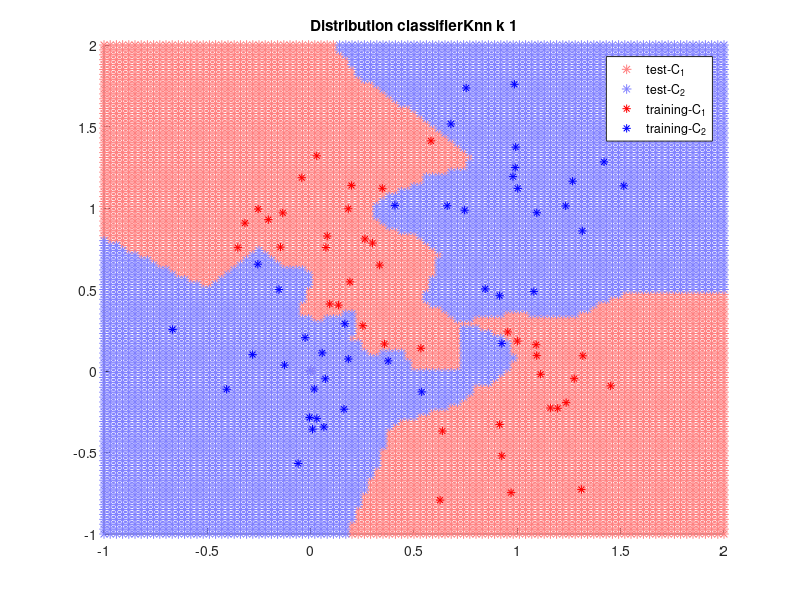

The MATLAB script that drew this image: (Note: a time limit stopped this script after it produced the figure.)
#! /usr/bin/octave -qf

global mu = [0, 1; 1, 0; 0, 0; 1, 1];
global sigma = sqrt(0.1);
global nSampPerClass = 40;


# Generate samples
function _samples = generateSamples()
	global mu;
	global sigma;
	global nSampPerClass;

	_samples = [];
	samplesC1X = [];
	samplesC1Y = [];
	samplesC2X = [];
	samplesC2Y = [];

	subC1 = [[], []; [], []];
	subC2 = [[], []; [], []];
	for p = 1:2
		for d = 1:2
			myMu = mu(p, d);
			for s = 1:nSampPerClass
				subC1(p, d, s) = myMu + sigma*randn;
			endfor
		endfor
	endfor
	for p = 1:2
		for d = 1:2
			myMu = mu(2+p, d);
			for s = 1:nSampPerClass
				subC2(p, d, s) = myMu + sigma*randn;
			endfor
		endfor
	endfor

	for s = 1:nSampPerClass
		ci = 1 + mod(s, 2);
		x = subC1(ci, 1, s);
		y = subC1(ci, 2, s);
		samplesC1X(end+1) = x;
		samplesC1Y(end+1) = y;
	endfor

	for s = 1:nSampPerClass
		ci = 1 + mod(s, 2);
		x = subC2(ci, 1, s);
		y = subC2(ci, 2, s);
		samplesC2X(end+1) = x;
		samplesC2Y(end+1) = y;
	endfor

	_samples = [samplesC1Y; samplesC1X; samplesC2Y; samplesC2X];
endfunction


# measure distance between two data points
function _distance = distance(p1, p2)
	_distance = norm(p1-p2);
endfunction

# convenience function to access a datapoint
function _point = getPoint(data, index)
	_point = [data(index, 1), data(index, 2)];
endfunction



# 9.1 k Nearest Neighbors

function _knn = knn(dataTrainingC, point, k)
	distances = [];
	n = length(dataTrainingC);
	for i = 1:n # iterate over all training points
		x = getPoint(dataTrainingC, i); # training data point
		t = dataTrainingC(i, 3); # label
		# add distance and target of current point
		distances = [distances; distance(point, x), t];
	endfor
	distances = sortrows(distances); # sort rows (by first column -> sort by distance ascending)
	distances(k+1:end,:)=[]; # delete everything except the first k rows
	s = sum(distances, 1); # sum along the cols
	s(:,1) = []; # keep only the label sum
	_knn = round(s / k);
endfunction


# 9.2 Parzen Windows

function _pn = pn(dataTrainingC, point, parzenSigma)
	classesWeighted = [0, 0];
	n = length(dataTrainingC);
	for i = 1:n # iterate over all training points
		x = getPoint(dataTrainingC, i); # training data point
		t = dataTrainingC(i, 3); # label
		# add distance and target of current point
		classesWeighted(t) += 1 / sqrt(2*pi*parzenSigma^2) * exp(-distance(point, x)^2 / (2*parzenSigma^2));
	endfor
	if classesWeighted(1) > classesWeighted(2)
		_pn = 1;
	else
		_pn = 2;
	endif
endfunction



# 9.3 RBF Network

function _phi = phi(x, rbfMu, rbfSigma)
	_phi = exp(-1 * distance(x, rbfMu)^2 / 2 * rbfSigma^2);
endfunction

# calculate the k centroids
function _centroids = kmeans(dataTrainingC, k)
	n = length(dataTrainingC);
	# pick random data points as initial centroids
	t = [];
	for i = 1:k
		index = unidrnd(n);
		t = [t; getPoint(dataTrainingC, index)];
	endfor
	# update cenroids
	for i = 1:(10 * n)
		index = unidrnd(n);
		# choose data point
		x = getPoint(dataTrainingC, index);

		# determine closest centroid
		distances = [];
		for j = 1:length(t)
			distances = [distances; distance(x, t(j,:)), j];
		endfor
		distances = sortrows(distances);
		jnearest = distances(1,2);
		nearest = t(jnearest,:);

		# update centroid
		nearest = nearest + (1 / n) * (x - nearest);
		t(jnearest,:) = nearest;
	endfor
	_centroids = t;
endfunction


function plotClsDist(dataTrainingP, testC1, testC2, name)
	global mySamples;
	global stepSize;

	distSymbSize = 40 * sqrt(stepSize);

	f = figure('Visible', 'off');
	hold on
	if length(testC1) > 0
		plot(testC1'(1,:), testC1'(2,:), '*', 'color', [1.0 0.5 0.5], 'markersize', distSymbSize);
	endif
	if length(testC2) > 0
		plot(testC2'(1,:)', testC2'(2,:), '*', 'color', [0.5 0.5 1.0], 'markersize', distSymbSize);
	endif

	plot(dataTrainingP(1,:), dataTrainingP(2,:), '*', 'color', [1.0 0.0 0.0]);
	plot(dataTrainingP(3,:), dataTrainingP(4,:), '*', 'color', [0.0 0.0 1.0]);
	title(strrep(strcat("Distribution_", name), "_", " "));
	legend(["test-C_1"; "test-C_2"; "training-C_1"; "training-C_2"]);
	print(strcat("out_", strrep(name, ".", ""), ".png"), "-dpng");
	hold off
endfunction


function _classifiedGrid = classifyGrid(dataTrainingC, classifier)
	global stepSize;

	_classifiedGrid = [];

	steps = -1 : stepSize : 2;
	for x = steps
		for y = steps
			tdi = length(_classifiedGrid) + 1;
			_classifiedGrid(tdi, 1) = x;
			_classifiedGrid(tdi, 2) = y;
			isInit = (x == -1) && (y == -1);
			_classifiedGrid(tdi, 3) = feval(classifier, dataTrainingC, [x, y], isInit);
		endfor
	endfor
endfunction



function _testClassData = separateTestDataIntoClasses(classifiedGrid, wantedClass)
	_testClassData = [];
	for tdi = 1:length(classifiedGrid)
		if classifiedGrid(tdi, 3) == wantedClass
			newInd = length(_testClassData) + 1;
			_testClassData(newInd, 1) = classifiedGrid(tdi, 1);
			_testClassData(newInd, 2) = classifiedGrid(tdi, 2);
			_testClassData(newInd, 3) = classifiedGrid(tdi, 3);
		end
	endfor
endfunction

function _cls = classifierKnn(dataTrainingC, point, isInit)
	global k;
	_cls = knn(dataTrainingC, point, k);
endfunction

function _cls = classifierParzen(dataTrainingC, point, isInit)
	global parzenSigma;
	_cls = pn(dataTrainingC, point, parzenSigma);
endfunction

function _cls = classifierRbf(dataTrainingC, point, isInit)
	global rbfK;
	global rbfSigma;
	global rbfMus;
	global rbfX;
	global rbfW;
	global rbfWC1;
	global rbfWC2;
	if isInit
		rbfMus = kmeans(dataTrainingC, rbfK);
		rbfX = dataTrainingC;
		rbfX(:,3:end)=[]; # delete the labels
		phiMatrix = [];
		for j = 1:rbfK
			phiCol = [];
			for alpha = 1:length(rbfX)
					phiCol = [phiCol; phi(rbfX(alpha), rbfMus(j), rbfSigma)];
			endfor
			phiMatrix = [phiMatrix phiCol];
		endfor
		% once we are here, phiMatrix is 80x4

		phiMatrix = [phiMatrix ones(length(rbfX), 1)]; % add bias, phiMatrix is now 80x5
		% get labels
		rbfT = dataTrainingC;
		rbfT(:,4)=[]; # delete the filler
		rbfT(:,1:2)=[]; # delete the data
		% comute weight vector
		%rbfW = pinv(phiMatrix) * rbfT;
		half = length(rbfX) / 2; % this is hard coded, won't work for more than 2 classes
		rbfTC1 = [ones(half, 1); zeros(half, 1)]; % hard coded: we suppose, that the first half data points are class1, the second half class two
		rbfTC2 = [zeros(half, 1); ones(half, 1)];
		rbfWC1 = pinv(phiMatrix) * rbfTC1;
		rbfWC2 = pinv(phiMatrix) * rbfTC2;
	endif

	% compute output
	%_y = 0;
	_yC1 = 0;
	_yC2 = 0;
	for j = 1:(rbfK)
		phiJ = phi(point, rbfMus(j), rbfSigma);
		%_y += rbfW(j) * phiJ;
		_yC1 += rbfWC1(j) * phiJ;
		_yC2 += rbfWC2(j) * phiJ;
	endfor
	% add bias
	%_y += _y + rbfW(rbfK+1) * 1.0;
	_yC1 += _yC1 + rbfWC1(rbfK+1) * 1.0;
	_yC2 += _yC2 + rbfWC2(rbfK+1) * 1.0;

	%if _y < 1.5
	if _yC1 < _yC2
		_cls = 1;
	else
		_cls = 2;
	endif
endfunction

function _cls = plotClassifier(dataTrainingC, dataTrainingP, classifier, nameSuffix)
	classifiedGrid = classifyGrid(dataTrainingC, classifier);
	testClassData1 = separateTestDataIntoClasses(classifiedGrid, 1);
	testClassData2 = separateTestDataIntoClasses(classifiedGrid, 2);

	name = strcat(classifier, "_", nameSuffix);
	plotClsDist(dataTrainingP, testClassData1, testClassData2, name);
endfunction


function plotKnn(dataTrainingC, dataTrainingP, myK)
	global k;
	k = myK;
	plotClassifier(dataTrainingC, dataTrainingP, 'classifierKnn', strcat("k_", num2str(k)));
endfunction

function plotParzen(dataTrainingC, dataTrainingP, mySigma)
	global parzenSigma;
	parzenSigma = mySigma;
	plotClassifier(dataTrainingC, dataTrainingP, 'classifierParzen', strcat("sigma_", num2str(parzenSigma)));
endfunction

function plotRbf(dataTrainingC, dataTrainingP, myK, mySigma)
	global rbfK;
	global rbfSigma;
	rbfK = myK;
	rbfSigma = mySigma;
	plotClassifier(dataTrainingC, dataTrainingP, 'classifierRbf', strcat("k_", num2str(rbfK), "_sigma_", num2str(rbfSigma)));
endfunction



dataTrainingP = generateSamples();

dataTrainingC = [
	dataTrainingP(1,:)' dataTrainingP(2,:)' 1 * ones(nSampPerClass, 1), zeros(nSampPerClass, 1);
	dataTrainingP(3,:)' dataTrainingP(4,:)' 2 * ones(nSampPerClass, 1), zeros(nSampPerClass, 1)];

global stepSize = 0.03;




for myK = [1, 5, 25]
	plotKnn(dataTrainingC, dataTrainingP, myK);
endfor

for mySigma = [0.01, 0.1, 0.5]
	plotParzen(dataTrainingC, dataTrainingP, mySigma);
endfor


for myK = [4, 8]
	for mySigma = [0.01, 0.015, 0.02, 0.025, 0.5]
		plotRbf(dataTrainingC, dataTrainingP, myK, mySigma);
	endfor
endfor
